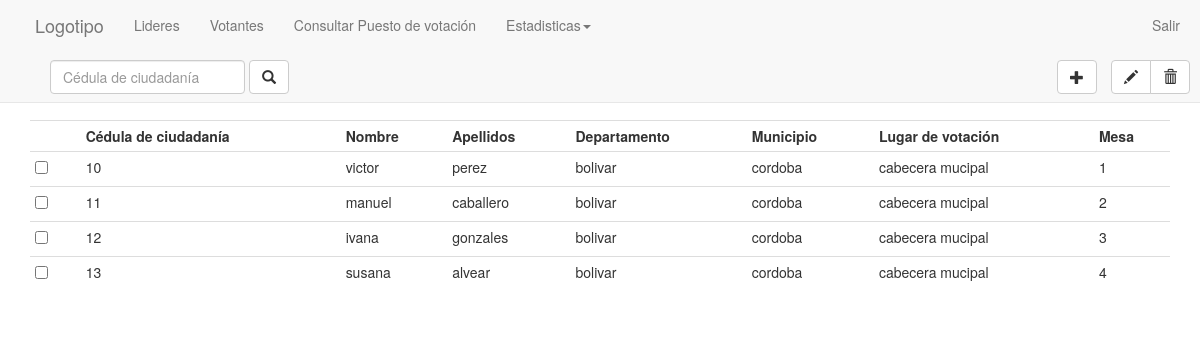
/voters.php, run on the app's committed database.
### tables this page shows
CREATE TABLE `votante` (
  `cc_votante` int(11) NOT NULL,
  `nombre_votante` text NOT NULL,
  `apellido_votante` text NOT NULL,
  `tel_votante` int(11) NOT NULL,
  `cel_votante` int(11) NOT NULL,
  `dir_votante` text NOT NULL,
  PRIMARY KEY  (`cc_votante`)
);

CREATE TABLE `puesto_votacion` (
  `id_puesto_votacion` int(11) NOT NULL auto_increment,
  `departamento` text NOT NULL,
  `municipio` text NOT NULL,
  `puesto` text NOT NULL,
  `direccion` text NOT NULL,
  `mesa` int(11) NOT NULL,
  PRIMARY KEY  (`id_puesto_votacion`)
);

### string/idiom_spn.php (called while the page is built, shortened)
<?php
class Idiom {
    private $label_leaders = "Lideres";
    private $label_stadistics = "Estadisticas";
    private $label_voter = "Votantes";
    private $label_query_place = "Consultar Puesto de votación";
    private $label_sign_out = "Salir";
    private $modal_label_cc = "Cédula de ciudadanía";
    private $modal_label_name = "Nombre";
    private $modal_label_lastname = "Apellidos";
    private $modal_label_departament = "Departamento";
    private $modal_label_town = "Municipio";
    private $modal_label_place = "Lugar de votación";
    private $modal_label_table = "Mesa";
    function getModal_label_cc() {
        return $this->modal_label_cc;
    }
    function getModal_label_name() {
        return $this->modal_label_name;
    }
    function getModal_label_lastname() {
        return $this->modal_label_lastname;
    }
    function getModal_label_departament() {
        return $this->modal_label_departament;
    }
    function getModal_label_town() {
        return $this->modal_label_town;
    }
    function getModal_label_place() {
        return $this->modal_label_place;
    }
    function getModal_label_table() {
        return $this->modal_label_table;
    }
    function getLabel_leaders() {
        return $this->label_leaders;
    }
    function getLabel_stadistics() {
        return $this->label_stadistics;
    }
    function getLabel_voter() {
        return $this->label_voter;
    }
    function getLabel_query_place() {
        return $this->label_query_place;
    }
    function getLabel_sign_out() {
        return $this->label_sign_out;
    }
}
?>

### inc/DAO/DAOVotante.php (called while the page is built, shortened)
<?php
class DAOVotante
{
        function mostrarListaVotantes_Lider($cc_lider)
	{
            $conexion = new Conexion();
            $consulta = "SELECT votante.cc_votante, votante.nombre_votante, votante.apellido_votante, puesto_votacion.departamento, puesto_votacion.municipio, puesto_votacion.puesto, puesto_votacion.mesa FROM `lista_votante_lider`, `puesto_votacion`, `zonificacion`, `votante` WHERE lista_votante_lider.cc_votante=votante.cc_votante  AND zonificacion.cc_votante=votante.cc_votante AND zonificacion.id_puesto=puesto_votacion.id_puesto_votacion AND lista_votante_lider.cc_lider=".$cc_lider;
            $resultado=$conexion->consultar_servidor($consulta);
            for($x=0;$x<5;$x++){
            $lista = mysql_fetch_array($resultado);
            if($lista==TRUE){
            $lista2[$x][0] = $lista[0];
            $lista2[$x][1] = $lista[1];
            $lista2[$x][2] = $lista[2];
            $lista2[$x][3] = $lista[3];
            $lista2[$x][4] = $lista[4];
            $lista2[$x][5] = $lista[5];
            $lista2[$x][6] = $lista[6];
}
}
            return $lista2;
        }
}
?>

### inc/DAO/Conexion.php (called while the page is built, shortened)
<?php
class Conexion
{
	function consultar_servidor($consulta)
	{
        return mysql_query($consulta, $this->connection_instance);
	}
        private function conectar_servidor()
	{
        $URL = "localhost";
        $BD = "censo_votacion";
        $USER = "root";
        $PASSWORD = "bdatos";
        $this->connection_instance = mysql_connect($URL, $USER, $PASSWORD);
        }
}
?>

### voters.php (the view, shortened to what this page needs)
<?php
include_once getcwd() . '\html_block.php';
include_once getcwd() . '\string\idiom_spn.php';
include_once getcwd() . '\html_block.php';
include_once getcwd() . '\inc\DAO\Conexion.php';
include_once getcwd() . '\inc\DAO\DAOVotante.php';
$elements = new ElementHTML();
$idiom = new Idiom();
?>
<!DOCTYPE html>
<html lang="en">
    <head>
        <link href="css/bootstrap.min.css" rel="stylesheet" media="screen">
        <link href="css/style-census-electoral.css" rel="stylesheet">
    </head>
    <body>
        <div class="navbar navbar-default navbar-fixed-top" style="padding-left: 20px; padding-right: 20px; margin-bottom: 10px">
            <?php $elements->load_navbar(); ?>
            <div class="navbar navbar-default border-none">
                <div class="container">
                    <form class="navbar-form navbar-left" role="search" style="margin-top: 10px">
                        <div class="form-group">
                            <input type="text" class="form-control" placeholder="Cédula de ciudadanía">
                        </div>
                        <button type="button" class="btn btn-default"><span class="glyphicon glyphicon-search"></span></button>
                    </form>
                    <div  class="navbar-right" style="margin-top: 10px">
                        <button type="button" class="btn btn-default" data-toggle="modal" data-target="#modal_add_voter" style="margin-right: 10px"><span class="glyphicon glyphicon-plus" ></span></button>
                        <div class="btn-group" >
                            <button type="button" class="btn btn-default"><span class="glyphicon glyphicon-pencil" ></span></button>
                            <button type="button" class="btn btn-default"><span class="glyphicon glyphicon-trash"></span></button>
                        </div>
                    </div>
                </div>
            </div>
        </div>
        <div class="container" style="padding-top: 10%">
            <table class="table table-condensed table-hover table-responsive">
                <tr>
                    <td><strong></strong></td>
                    <td><strong><?php echo $idiom->getModal_label_cc(); ?></strong></td>
                    <td><strong><?php echo $idiom->getModal_label_name(); ?></strong></td>
                    <td><strong><?php echo $idiom->getModal_label_lastname(); ?></strong></td>
                    <td><strong><?php echo $idiom->getModal_label_departament(); ?></strong></td>
                    <td><strong><?php echo $idiom->getModal_label_town(); ?></strong></td>
                    <td><strong><?php echo $idiom->getModal_label_place(); ?></strong></td>
                    <td><strong><?php echo $idiom->getModal_label_table(); ?></strong></td>
                </tr>
                <?php
$cc_lider=80;
$dao = new DAOVotante();
$lista = $dao->mostrarListaVotantes_Lider($cc_lider);
                for ($x = 0; $x<  count($lista);$x++){ ?>
                        <td><div class="checkbox" style="margin: 0px;"><label><input type="checkbox" value=""></label></div></td>
                        <td><?php echo $lista[$x][0];?></td>
                        <td><?php echo $lista[$x][1];?></td>
                        <td><?php echo $lista[$x][2];?></td>
                        <td><?php echo $lista[$x][3];?></td>
                        <td><?php echo $lista[$x][4];?></td>
                        <td><?php echo $lista[$x][5];?></td>
                        <td><?php echo $lista[$x][6];?></td>
                <?php } ?>
            </table>
        </div>
    </body>
</html>

### html_block.php (shortened to what this page needs)
<?php
include_once getcwd() . '\string\idiom_spn.php';
class ElementHTML {
    private $idiom;
    private $host;
    function __construct() {
        $this->idiom = new Idiom();
        $this->host = "http://localhost/census_electoral/";
    }
    function load_navbar() {
        echo '<nav class="navbar navbar-default border-none" role="navigation">
                <!-- El logotipo y el icono que despliega el menú se agrupan
                     para mostrarlos mejor en los dispositivos móviles -->
                <div class="navbar-header">
                    <button type="button" class="navbar-toggle" data-toggle="collapse"
                            data-target=".navbar-ex1-collapse">
                        <span class="sr-only">Desplegar navegación</span>
                        <span class="icon-bar"></span>
                        <span class="icon-bar"></span>
                        <span class="icon-bar"></span>
                    </button>
                    <a class="navbar-brand" href="' . $this->host . '">Logotipo</a>
                </div>
                <!-- Agrupar los enlaces de navegación, los formularios y cualquier
                     otro elemento que se pueda ocultar al minimizar la barra -->
                <div class="collapse navbar-collapse navbar-ex1-collapse">
                    <ul class="nav navbar-nav">
                        <li><a href="' . $this->host . 'leaders.php">' . $this->idiom->getLabel_leaders() . '</a></li>
                        <li><a href="' . $this->host . 'voters.php">' . $this->idiom->getLabel_voter() . '</a></li>
                        <li><a href="' . $this->host . 'query_place_voter.php">' . $this->idiom->getLabel_query_place() . '</a></li>
                        <li class="dropdown">
                            <a href="#" class="dropdown-toggle" data-toggle="dropdown">' . $this->idiom->getLabel_stadistics() . '<b class="caret"></b></a>
                            <ul class="dropdown-menu">
                                <li><a href="' . $this->host . 'stadistics_town.php">' . $this->idiom->getLabel_place() . '</a></li>
                                <li><a href="' . $this->host . 'stadistics_departament.php">' . $this->idiom->getLabel_town() . '</a></li>
                            </ul>
                        </li>
                    </ul>
                    <ul class="nav navbar-nav navbar-right">
                    <li><a href="#">' . $this->idiom->getLabel_sign_out() . '</a></li>
                    </ul>
                </div>
            </nav>  ';
    }
}
?>

### css/style-census-electoral.css (style rules this page uses)
.border-none { border-radius: 0px 0px 0px 0px; -moz-border-radius: 0px 0px 0px 0px; -webkit-border-radius: 0px 0px 0px 0px; border: 0px solid #000000; margin-bottom: 0px; }

### data on the page
votante: cc_votante "10", nombre_votante "victor", apellido_votante "perez", puesto_votacion.departamento "bolivar", puesto_votacion.municipio "cordoba", puesto_votacion.puesto "cabecera mucipal", puesto_votacion.mesa "1"
votante: cc_votante "11", nombre_votante "manuel", apellido_votante "caballero", puesto_votacion.departamento "bolivar", puesto_votacion.municipio "cordoba", puesto_votacion.puesto "cabecera mucipal", puesto_votacion.mesa "2"
votante: cc_votante "12", nombre_votante "ivana", apellido_votante "gonzales", puesto_votacion.departamento "bolivar", puesto_votacion.municipio "cordoba", puesto_votacion.puesto "cabecera mucipal", puesto_votacion.mesa "3"
votante: cc_votante "13", nombre_votante "susana", apellido_votante "alvear", puesto_votacion.departamento "bolivar", puesto_votacion.municipio "cordoba", puesto_votacion.puesto "cabecera mucipal", puesto_votacion.mesa "4"

### other printed values
$this->idiom->getLabel_leaders() "Lideres"
$this->idiom->getLabel_voter() "Votantes"
$this->idiom->getLabel_query_place() "Consultar Puesto de votación"
$this->idiom->getLabel_stadistics() "Estadisticas"
$this->idiom->getLabel_sign_out() "Salir"
$idiom->getModal_label_cc() "Cédula de ciudadanía"
$idiom->getModal_label_name() "Nombre"
$idiom->getModal_label_lastname() "Apellidos"
$idiom->getModal_label_departament() "Departamento"
$idiom->getModal_label_town() "Municipio"
$idiom->getModal_label_place() "Lugar de votación"
$idiom->getModal_label_table() "Mesa"
